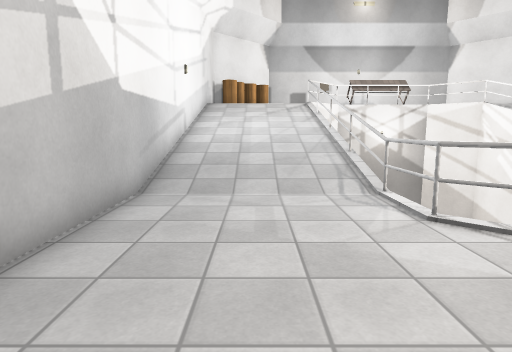
view 1 (above)

22 first-person views from a walk through a level from a Godot 3-D game. The camera is 1.4 m above the floor, tilts 8° down and sees 75° across. The floor is counted in squares, 1 m on a side. Each view is taken from the middle of a square. On the plan, view 1 faces up. The plan holds only what a view shows up to about 15 squares ahead; the rest is blank. Characters and animated objects are left out. Surface patterns are stand-ins for the level's own textures.

view 2
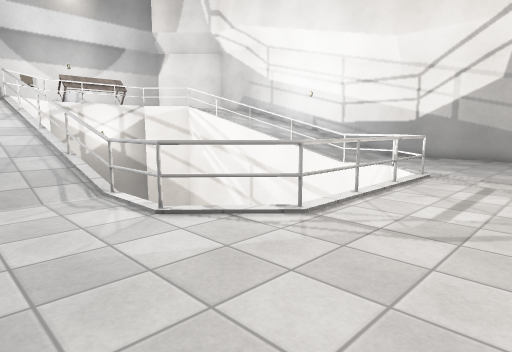

view 3
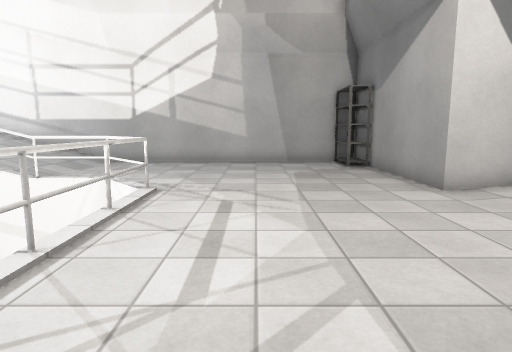

view 4
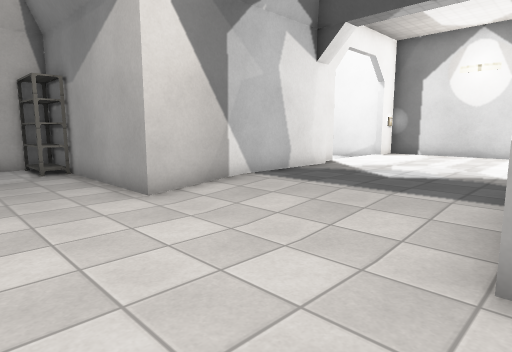

view 5
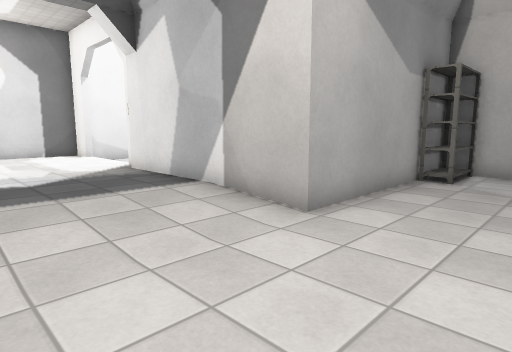

view 6
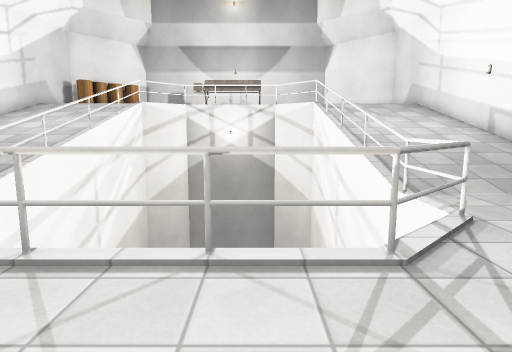

view 7
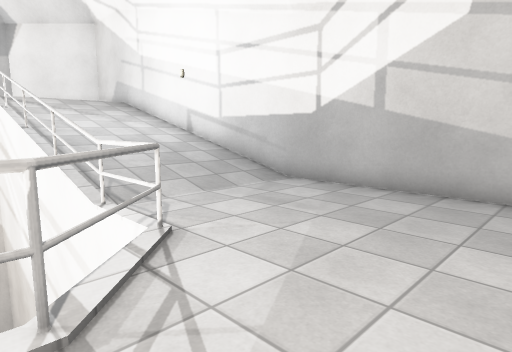

view 8
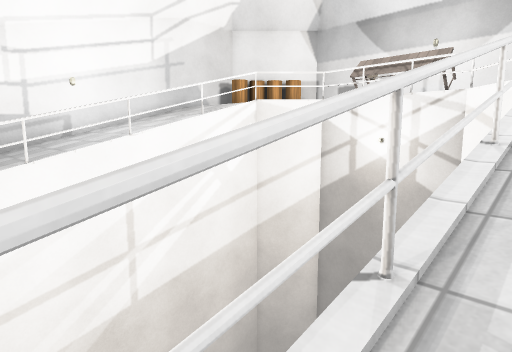

view 9
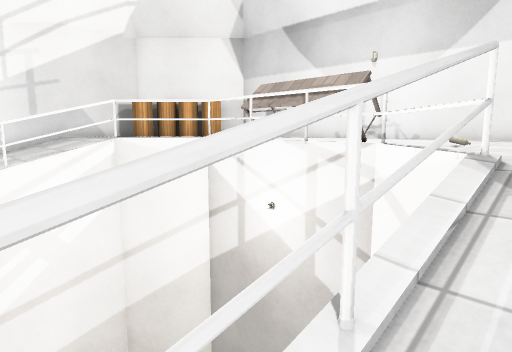

view 10
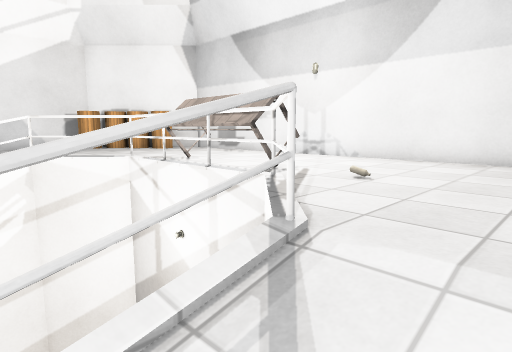

view 11
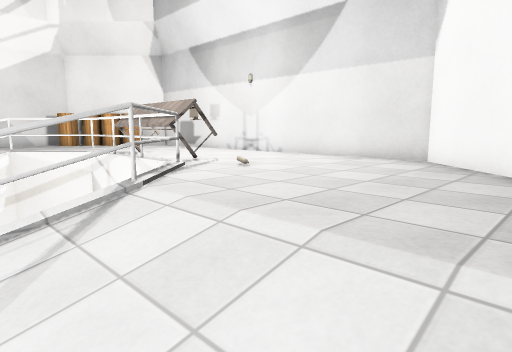

view 12
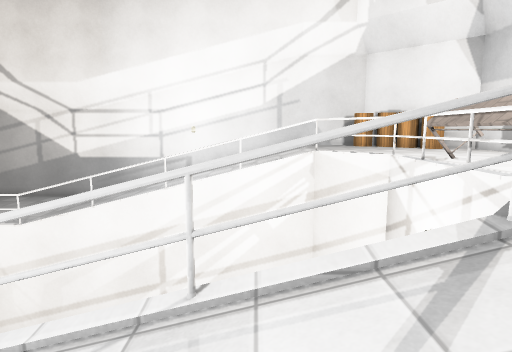

view 13
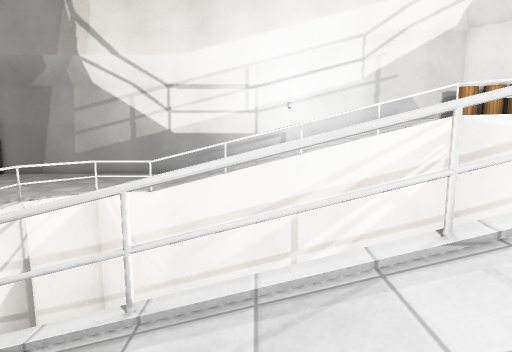

view 14
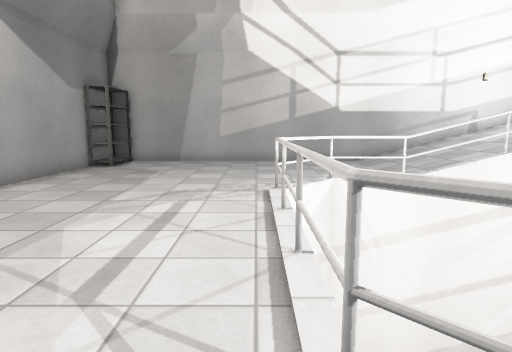

view 15
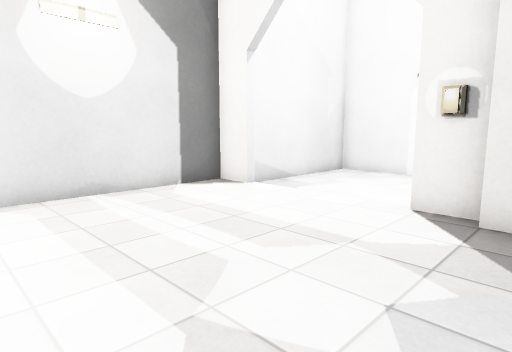

view 16
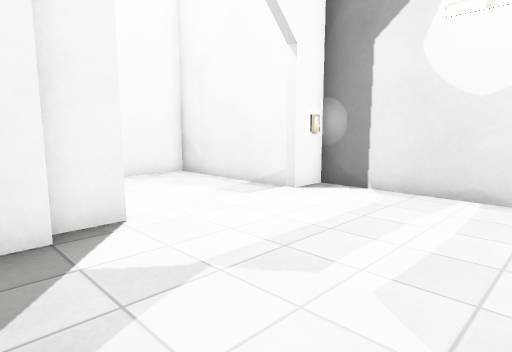

view 17
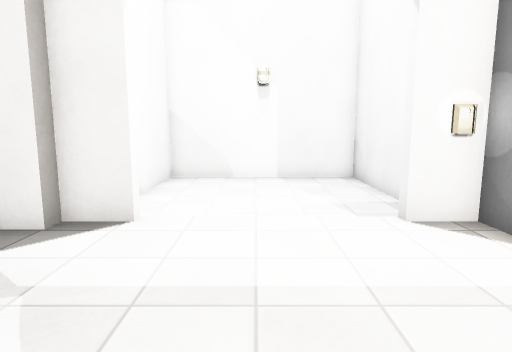

view 18
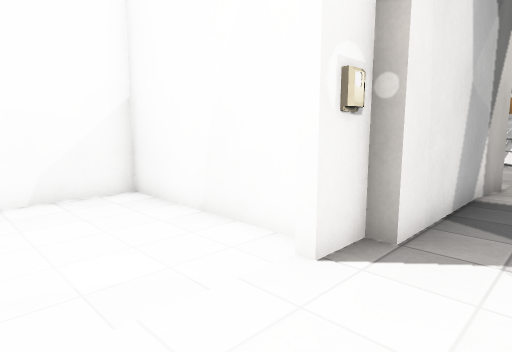

view 19
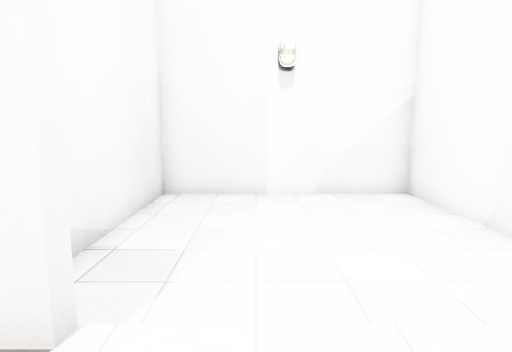

view 20
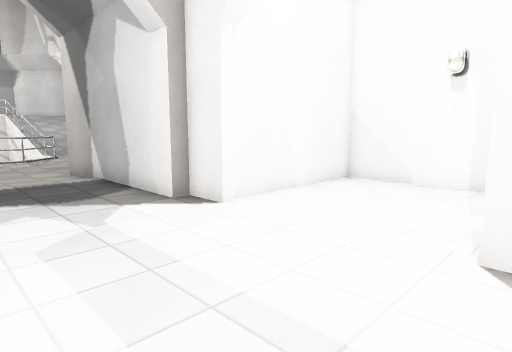

view 21
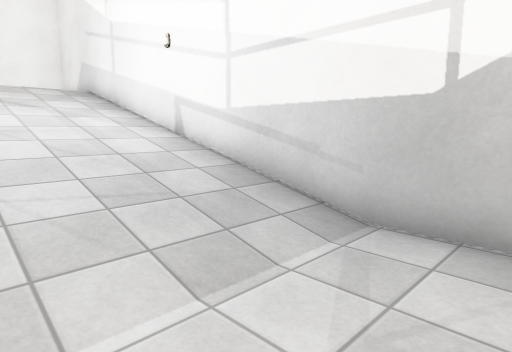

view 22
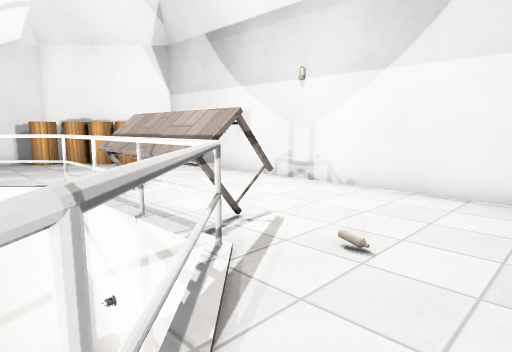

### Floor plan
Key: @ floor where view 1 was taken; # wall or solid block; x gap in a wall; . main floor; : floor 0.25 m higher than the main floor; + floor 2.75 m higher than the main floor; / step, stairs or slope; ^ raised ledge; v drop or lower ground; T thing the floor can be seen under or through; S shelf; B button; A barrel.
Columns run from 3 left of view 1 to 18 right of it. Each row starts with its distance up from view 1.
 25    ################
 24    AA+++++++++++++##
 23  ##A+++++++++++++++##
 22 ##A++++++#++#+++++++##
 21 #AA++++++^^^^++++++++#
 20 #+++++++TTT###+++++++#
 19 #++++++T      #++++++#
 18 #/////T        #/////#
 17 #/////v        v/////#
 16 #/////v        v/////#
 15 #/////x        x/////#
 14 #/////x        x/////#
 13 #/////x        x/////#
 12 #/////x        x/////#
 11 #/////x        x/////#
 10 #/////x        x/////#
  9 #/////v        v/////#
  8 #/////v        v/////#
  7 #.....x        x.....#
  6 #.....v        v.....#
  5 #.....#v      v#.....#
  4 #......#vvvvvv#......#
  3 #....................#
  2 #....................#
  1 #....................#
  0 #..@.................#
 -1 #....................#
 -2 #....................#
 -3 #SS................SS#
 -4    #####......#####
 -5        #::::::#
 -6        #::::::#
 -7        #::::::#
 -8        #::::::#
 -9        #::::::#
-10 ########::::::########
-11 #......B::::::#......#
-12 #....../::::::/......#
-13 #....../::::::/......#
-14 #....../::::::/......#
-15 #....../::::::/......#
-16 #......#::::::B......#
-17 ######################

Positions as (right, up) in squares from view 1, and headings:
1: (0, 0), facing up
2: (0, 0), facing up-right
3: (3, 1), facing right
4: (4, 0), facing down-right
5: (9, 0), facing down-left
6: (9, 0), facing up
7: (10, 1), facing up-right
8: (13, 8), facing up-left
9: (13, 14), facing up-left
10: (14, 16), facing up-left
11: (17, 16), facing up-left
12: (15, 16), facing left
13: (15, 11), facing left
14: (12, 3), facing left
15: (10, -9), facing down-left
16: (6, -9), facing down-right
17: (6, -13), facing right
18: (6, -14), facing up-left
19: (6, -14), facing left
20: (7, -16), facing up-right
21: (13, 5), facing up-right
22: (13, 18), facing up-left
